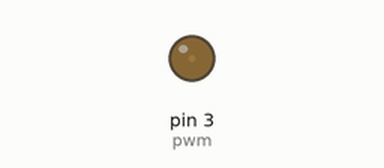
Simulated run of this sketch. Board: Arduino Uno, built with avr-gcc and run on an emulated ATmega328P. On the bench: output pins drawn as LEDs (lit = HIGH).

Above: at 0.05 s.
At 0.65 s:
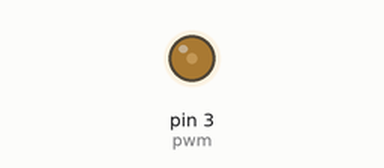
At 1.25 s:
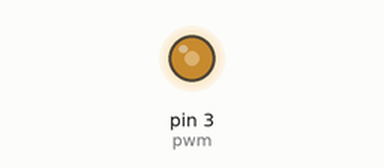
At 2.5 s:
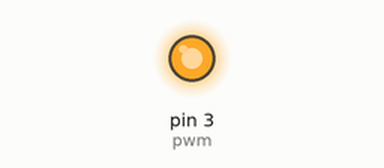
Timing chart, 0 to 5.8 s (numbered marks = the images above):
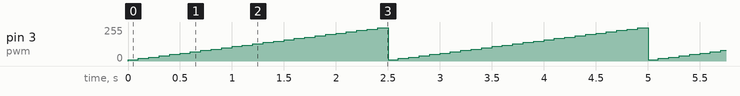

Measured:
- by itself, pin 3 (pwm): ramps from 10/255 to 250/255 and jumps back, once every 2.5 s

The sketch:

PWM.ino
```cpp
const int pwm = 3 ;     //initializing pin 2 as ‘pwm’ variable
void setup()
{
     pinMode(pwm,OUTPUT) ;  //Set pin 2 as output
}
void loop()
{
     analogWrite(pwm,10) ;     //setting pwm to 25
     delay(100) ;      //delay of 50 ms
      analogWrite(pwm,20) ;
     delay(100) ;  analogWrite(pwm,30) ;
     delay(100) ;  analogWrite(pwm,40) ;
     delay(100) ;  analogWrite(pwm,50) ;
     delay(100) ;  analogWrite(pwm,60) ;
     delay(100) ;  analogWrite(pwm,70) ;
     delay(100) ;  analogWrite(pwm,80) ;
     delay(100) ;  analogWrite(pwm,90) ;
     delay(100) ;  analogWrite(pwm,100) ;
     delay(100) ;  analogWrite(pwm,110) ;
     delay(100) ;  analogWrite(pwm,120) ;
     delay(100) ;
     analogWrite(pwm,130) ;
     delay(100) ;
     analogWrite(pwm,140) ;
     delay(100) ;
     analogWrite(pwm,150) ;
     delay(100) ;
     analogWrite(pwm,160) ;
     delay(100) ;
     analogWrite(pwm,170) ;
     delay(100) ;
     analogWrite(pwm,180) ;
     delay(100) ;
     analogWrite(pwm,190) ;
     delay(100) ;
     analogWrite(pwm,200) ;
     delay(100) ;
     analogWrite(pwm,210) ;
     delay(100) ;  analogWrite(pwm,220) ;
     delay(100) ;  analogWrite(pwm,230) ;
     delay(100) ;  analogWrite(pwm,240) ;
     delay(100) ;  analogWrite(pwm,250) ;
     delay(100) ;

}
```
